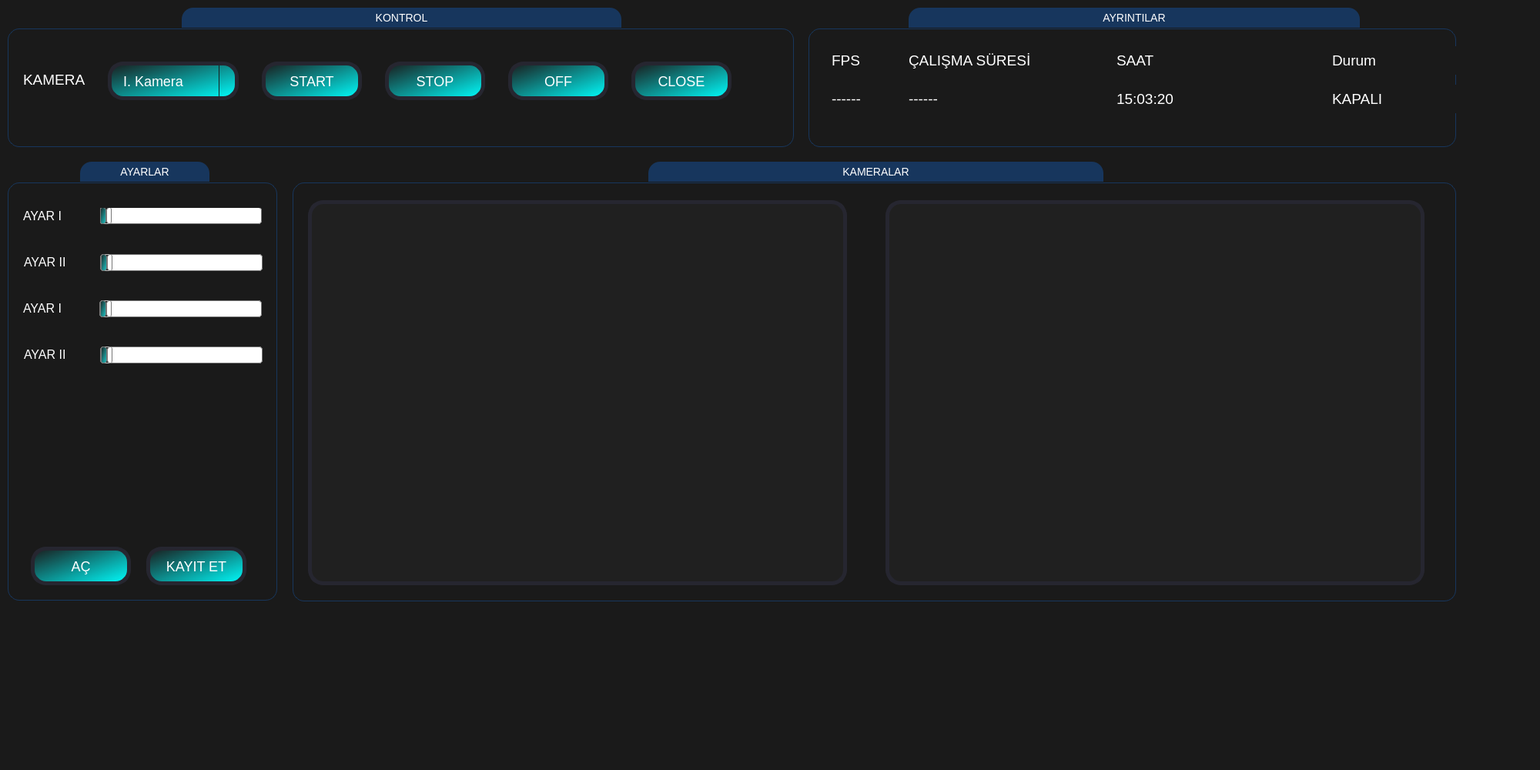
<?xml version="1.0" encoding="UTF-8"?>
<ui version="4.0">
 <class>Camera_Window</class>
 <widget class="QMainWindow" name="Camera_Window">
  <property name="geometry">
   <rect>
    <x>0</x>
    <y>0</y>
    <width>2000</width>
    <height>1000</height>
   </rect>
  </property>
  <property name="windowTitle">
   <string>MainWindow</string>
  </property>
  <property name="styleSheet">
   <string notr="true">background-color: rgb(26, 26, 26);</string>
  </property>
  <widget class="QWidget" name="centralwidget">
   <widget class="QGroupBox" name="groupBox">
    <property name="geometry">
     <rect>
      <x>10</x>
      <y>10</y>
      <width>1021</width>
      <height>181</height>
     </rect>
    </property>
    <property name="styleSheet">
     <string notr="true">QGroupBox  {
    border: 1px solid gray;
    border-color: #FF17365D;
    margin-top: 27px;
    font-size: 14px;
    border-radius: 15px;
}

QGroupBox::title  {
    subcontrol-origin: margin;
    subcontrol-position: top center;
    padding: 5px 8000px 5px 8000px;
    background-color: #FF17365D;
    color: rgb(255, 255, 255);
	border-top-left-radius: 15px;
    border-top-right-radius: 15px;
    padding: 5px 250px;
    background-color: #FF17365D;
}
</string>
    </property>
    <property name="title">
     <string>KONTROL</string>
    </property>
    <widget class="QPushButton" name="Stop_pushButton">
     <property name="geometry">
      <rect>
       <x>490</x>
       <y>70</y>
       <width>130</width>
       <height>50</height>
      </rect>
     </property>
     <property name="styleSheet">
      <string notr="true">QPushButton {
	color:white;
    background-color: qlineargradient(x1:0, y1:0, x2:1,y2:1, stop: 1 rgb(0, 255, 255), stop: 0 rgb(26, 26, 26));

    border-color: rgb(26, 26, 26);
    border-width: 1px;
    border-style: solid;
	border-radius:20px;
	font:18px;
	border: 5px solid rgb(38, 38, 48);
}

QPushButton:hover {
	
	background-color: rgb(30, 150, 150);
}
</string>
     </property>
     <property name="text">
      <string>STOP</string>
     </property>
    </widget>
    <widget class="QPushButton" name="Start_pushButton">
     <property name="geometry">
      <rect>
       <x>330</x>
       <y>70</y>
       <width>130</width>
       <height>50</height>
      </rect>
     </property>
     <property name="styleSheet">
      <string notr="true">QPushButton {
	color:white;
    background-color: qlineargradient(x1:0, y1:0, x2:1,y2:1, stop: 1 rgb(0, 255, 255), stop: 0 rgb(26, 26, 26));

    border-color: rgb(26, 26, 26);
    border-width: 1px;
    border-style: solid;
	border-radius:20px;
	font:18px;
	border: 5px solid rgb(38, 38, 48);
}

QPushButton:hover {
	
	background-color: rgb(30, 150, 150);
}
</string>
     </property>
     <property name="text">
      <string>START</string>
     </property>
    </widget>
    <widget class="QLabel" name="label_3">
     <property name="geometry">
      <rect>
       <x>20</x>
       <y>75</y>
       <width>111</width>
       <height>37</height>
      </rect>
     </property>
     <property name="font">
      <font>
       <pointsize>14</pointsize>
      </font>
     </property>
     <property name="styleSheet">
      <string notr="true">color:white;</string>
     </property>
     <property name="text">
      <string>KAMERA</string>
     </property>
    </widget>
    <widget class="QPushButton" name="Off_pushButton">
     <property name="geometry">
      <rect>
       <x>650</x>
       <y>70</y>
       <width>130</width>
       <height>50</height>
      </rect>
     </property>
     <property name="styleSheet">
      <string notr="true">QPushButton {
	color:white;
    background-color: qlineargradient(x1:0, y1:0, x2:1,y2:1, stop: 1 rgb(0, 255, 255), stop: 0 rgb(26, 26, 26));

    border-color: rgb(26, 26, 26);
    border-width: 1px;
    border-style: solid;
	border-radius:20px;
	font:18px;
	border: 5px solid rgb(38, 38, 48);
}

QPushButton:hover {
	
	background-color: rgb(30, 150, 150);
}
</string>
     </property>
     <property name="text">
      <string>OFF</string>
     </property>
    </widget>
    <widget class="QComboBox" name="Camera_comboBox">
     <property name="geometry">
      <rect>
       <x>130</x>
       <y>70</y>
       <width>170</width>
       <height>50</height>
      </rect>
     </property>
     <property name="styleSheet">
      <string notr="true">QComboBox
{

    color:white;
    background-color: qlineargradient(x1:0, y1:0, x2:1,y2:1, stop: 1 rgb(0, 255, 255), stop: 0 rgb(26, 26, 26));
    border-color: rgb(26, 26, 26);
    border-width: 1px;
    border-style: solid;
	border-radius:20px;
	font:18px;
	border: 5px solid rgb(38, 38, 48);
	padding-left: 15px;
}

QComboBox QListView
{
    border-style: none;
    background-color: qlineargradient(x1:0, y1:0, x2:1,y2:1, stop: 1 rgb(30, 200, 200), stop: 0 rgb(26, 26, 26));
}

QComboBox::drop-down
{
    width: 20px;
    border: 1px;
    border-color:rgb(26, 26, 26);
    border-left-style:solid;
    border-top-style: none;
    border-bottom-style: none;
    border-right-style: none;
}

QComboBox::down-arrow
{
    width: 16px;
    height: 16px;
}</string>
     </property>
     <item>
      <property name="text">
       <string>I. Kamera</string>
      </property>
     </item>
     <item>
      <property name="text">
       <string>II. Kamera</string>
      </property>
     </item>
     <item>
      <property name="text">
       <string>III. Kamera</string>
      </property>
     </item>
     <item>
      <property name="text">
       <string>IV. Kamera</string>
      </property>
     </item>
    </widget>
    <widget class="QPushButton" name="Close_pushButton">
     <property name="geometry">
      <rect>
       <x>810</x>
       <y>70</y>
       <width>130</width>
       <height>50</height>
      </rect>
     </property>
     <property name="styleSheet">
      <string notr="true">QPushButton {
	color:white;
    background-color: qlineargradient(x1:0, y1:0, x2:1,y2:1, stop: 1 rgb(0, 255, 255), stop: 0 rgb(26, 26, 26));

    border-color: rgb(26, 26, 26);
    border-width: 1px;
    border-style: solid;
	border-radius:20px;
	font:18px;
	border: 5px solid rgb(38, 38, 48);
}

QPushButton:hover {
	
	background-color: rgb(30, 150, 150);
}
</string>
     </property>
     <property name="text">
      <string>CLOSE</string>
     </property>
    </widget>
   </widget>
   <widget class="QGroupBox" name="groupBox_2">
    <property name="geometry">
     <rect>
      <x>1050</x>
      <y>10</y>
      <width>841</width>
      <height>181</height>
     </rect>
    </property>
    <property name="styleSheet">
     <string notr="true">QGroupBox  {
    border: 1px solid gray;
    border-color: #FF17365D;
    margin-top: 27px;
    font-size: 14px;
    border-radius: 15px;
}

QGroupBox::title  {
    subcontrol-origin: margin;
    subcontrol-position: top center;
    padding: 5px 8000px 5px 8000px;
    background-color: #FF17365D;
    color: rgb(255, 255, 255);
	border-top-left-radius: 15px;
    border-top-right-radius: 15px;
    padding: 5px 250px;
    background-color: #FF17365D;
}
</string>
    </property>
    <property name="title">
     <string>AYRINTILAR</string>
    </property>
    <widget class="QLabel" name="label_9">
     <property name="geometry">
      <rect>
       <x>130</x>
       <y>100</y>
       <width>231</width>
       <height>37</height>
      </rect>
     </property>
     <property name="font">
      <font>
       <pointsize>14</pointsize>
       <weight>50</weight>
       <italic>false</italic>
       <bold>false</bold>
      </font>
     </property>
     <property name="styleSheet">
      <string notr="true">color: rgb(255, 255, 255);</string>
     </property>
     <property name="text">
      <string>------</string>
     </property>
    </widget>
    <widget class="QLabel" name="Fps_label">
     <property name="geometry">
      <rect>
       <x>30</x>
       <y>50</y>
       <width>61</width>
       <height>37</height>
      </rect>
     </property>
     <property name="font">
      <font>
       <pointsize>14</pointsize>
       <weight>50</weight>
       <italic>false</italic>
       <bold>false</bold>
      </font>
     </property>
     <property name="styleSheet">
      <string notr="true">color: rgb(255, 255, 255);</string>
     </property>
     <property name="text">
      <string>FPS</string>
     </property>
    </widget>
    <widget class="QLabel" name="label_8">
     <property name="geometry">
      <rect>
       <x>30</x>
       <y>100</y>
       <width>61</width>
       <height>37</height>
      </rect>
     </property>
     <property name="font">
      <font>
       <pointsize>14</pointsize>
       <weight>50</weight>
       <italic>false</italic>
       <bold>false</bold>
      </font>
     </property>
     <property name="styleSheet">
      <string notr="true">color: rgb(255, 255, 255);</string>
     </property>
     <property name="text">
      <string>------</string>
     </property>
    </widget>
    <widget class="QLabel" name="label_10">
     <property name="geometry">
      <rect>
       <x>400</x>
       <y>50</y>
       <width>231</width>
       <height>37</height>
      </rect>
     </property>
     <property name="font">
      <font>
       <pointsize>14</pointsize>
       <weight>50</weight>
       <italic>false</italic>
       <bold>false</bold>
      </font>
     </property>
     <property name="styleSheet">
      <string notr="true">color: rgb(255, 255, 255);</string>
     </property>
     <property name="text">
      <string>SAAT</string>
     </property>
    </widget>
    <widget class="QLabel" name="Calisma_label">
     <property name="geometry">
      <rect>
       <x>130</x>
       <y>50</y>
       <width>231</width>
       <height>37</height>
      </rect>
     </property>
     <property name="font">
      <font>
       <pointsize>14</pointsize>
       <weight>50</weight>
       <italic>false</italic>
       <bold>false</bold>
      </font>
     </property>
     <property name="styleSheet">
      <string notr="true">color: rgb(255, 255, 255);</string>
     </property>
     <property name="text">
      <string>ÇALIŞMA SÜRESİ</string>
     </property>
    </widget>
    <widget class="QLabel" name="label_11">
     <property name="geometry">
      <rect>
       <x>400</x>
       <y>100</y>
       <width>231</width>
       <height>37</height>
      </rect>
     </property>
     <property name="font">
      <font>
       <pointsize>14</pointsize>
       <weight>50</weight>
       <italic>false</italic>
       <bold>false</bold>
      </font>
     </property>
     <property name="styleSheet">
      <string notr="true">color: rgb(255, 255, 255);</string>
     </property>
     <property name="text">
      <string>15:03:20</string>
     </property>
    </widget>
    <widget class="QLabel" name="Durum_Cam">
     <property name="geometry">
      <rect>
       <x>680</x>
       <y>100</y>
       <width>231</width>
       <height>37</height>
      </rect>
     </property>
     <property name="font">
      <font>
       <pointsize>14</pointsize>
       <weight>50</weight>
       <italic>false</italic>
       <bold>false</bold>
      </font>
     </property>
     <property name="styleSheet">
      <string notr="true">color: rgb(255, 255, 255);</string>
     </property>
     <property name="text">
      <string>KAPALI</string>
     </property>
    </widget>
    <widget class="QLabel" name="label_15">
     <property name="geometry">
      <rect>
       <x>680</x>
       <y>50</y>
       <width>231</width>
       <height>37</height>
      </rect>
     </property>
     <property name="font">
      <font>
       <pointsize>14</pointsize>
       <weight>50</weight>
       <italic>false</italic>
       <bold>false</bold>
      </font>
     </property>
     <property name="styleSheet">
      <string notr="true">color: rgb(255, 255, 255);</string>
     </property>
     <property name="text">
      <string>Durum</string>
     </property>
    </widget>
   </widget>
   <widget class="QGroupBox" name="groupBox_3">
    <property name="geometry">
     <rect>
      <x>10</x>
      <y>210</y>
      <width>350</width>
      <height>570</height>
     </rect>
    </property>
    <property name="styleSheet">
     <string notr="true">QGroupBox  {
    border: 1px solid gray;
    border-color: #FF17365D;
    margin-top: 27px;
    font-size: 14px;
    border-radius: 15px;
}

QGroupBox::title  {
    subcontrol-origin: margin;
    subcontrol-position: top center;
    padding: 5px 8000px 5px 8000px;
    background-color: #FF17365D;
    color: rgb(255, 255, 255);
	border-top-left-radius: 15px;
    border-top-right-radius: 15px;
    padding: 5px 50px;
    background-color: #FF17365D;
}
</string>
    </property>
    <property name="title">
     <string>AYARLAR</string>
    </property>
    <widget class="QSlider" name="horizontalSlider">
     <property name="geometry">
      <rect>
       <x>119</x>
       <y>60</y>
       <width>211</width>
       <height>21</height>
      </rect>
     </property>
     <property name="styleSheet">
      <string notr="true">QSlider::groove:horizontal {
	border: 1px solid #bbb;
	background-color: rgb(26, 26, 26);
	height: 20px;
	border-radius: 4px;
}

QSlider::sub-page:horizontal {
	background: qlineargradient(x1:0, y1:0, x2:1,y2:1, stop: 1 rgb(30, 200, 200), stop: 0 rgb(26, 26, 26));
	background: qlineargradient(x1:0, y1:0, x2:1,y2:1, stop: 1 rgb(30, 200, 200), stop: 0 rgb(26, 26, 26));
	border: 1px solid #777;
	height: 10px;
	border-radius: 4px;
}

QSlider::add-page:horizontal {
	background: #fff;
	border: 1px solid #777;
	height: 10px;
	border-radius: 4px;
}

QSlider::handle:horizontal {
	background: qlineargradient(x1:0, y1:0, x2:1, y2:1,
    stop:0 #FF17365D, stop:1 #FF17365D);
	border: 1px solid #777;
	width: 13px;
	margin-top: -2px;
	margin-bottom: -2px;
	border-radius: 4px;
}

QSlider::handle:horizontal:hover {
	background: qlineargradient(x1:0, y1:0, x2:1, y2:1,
    stop:0 #FF17365D, stop:1 #FF17365D);
	border: 1px solid #444;
	border-radius: 4px;
}

QSlider::sub-page:horizontal:disabled {
	background: #bbb;
	border-color: #999;
}

QSlider::add-page:horizontal:disabled {
	background: #eee;
	border-color: #999;
}

QSlider::handle:horizontal:disabled {
	background: #eee;
	border: 1px solid #aaa;
	border-radius: 4px;
}</string>
     </property>
     <property name="orientation">
      <enum>Qt::Horizontal</enum>
     </property>
    </widget>
    <widget class="QLabel" name="label_4">
     <property name="geometry">
      <rect>
       <x>20</x>
       <y>50</y>
       <width>100</width>
       <height>40</height>
      </rect>
     </property>
     <property name="font">
      <font>
       <pointsize>12</pointsize>
       <weight>50</weight>
       <italic>false</italic>
       <bold>false</bold>
      </font>
     </property>
     <property name="styleSheet">
      <string notr="true">color:white;</string>
     </property>
     <property name="text">
      <string>AYAR I</string>
     </property>
    </widget>
    <widget class="QLabel" name="label_5">
     <property name="geometry">
      <rect>
       <x>21</x>
       <y>110</y>
       <width>100</width>
       <height>40</height>
      </rect>
     </property>
     <property name="font">
      <font>
       <pointsize>12</pointsize>
       <weight>50</weight>
       <italic>false</italic>
       <bold>false</bold>
      </font>
     </property>
     <property name="styleSheet">
      <string notr="true">color:white;</string>
     </property>
     <property name="text">
      <string>AYAR II</string>
     </property>
    </widget>
    <widget class="QSlider" name="horizontalSlider_2">
     <property name="geometry">
      <rect>
       <x>120</x>
       <y>120</y>
       <width>211</width>
       <height>22</height>
      </rect>
     </property>
     <property name="styleSheet">
      <string notr="true">QSlider::groove:horizontal {
	border: 1px solid #bbb;
	background-color: rgb(26, 26, 26);
	height: 20px;
	border-radius: 4px;
}

QSlider::sub-page:horizontal {
	background: qlineargradient(x1:0, y1:0, x2:1,y2:1, stop: 1 rgb(30, 200, 200), stop: 0 rgb(26, 26, 26));
	background: qlineargradient(x1:0, y1:0, x2:1,y2:1, stop: 1 rgb(30, 200, 200), stop: 0 rgb(26, 26, 26));
	border: 1px solid #777;
	height: 10px;
	border-radius: 4px;
}

QSlider::add-page:horizontal {
	background: #fff;
	border: 1px solid #777;
	height: 10px;
	border-radius: 4px;
}

QSlider::handle:horizontal {
	background: qlineargradient(x1:0, y1:0, x2:1, y2:1,
    stop:0 #FF17365D, stop:1 #FF17365D);
	border: 1px solid #777;
	width: 13px;
	margin-top: -2px;
	margin-bottom: -2px;
	border-radius: 4px;
}

QSlider::handle:horizontal:hover {
	background: qlineargradient(x1:0, y1:0, x2:1, y2:1,
    stop:0 #FF17365D, stop:1 #FF17365D);
	border: 1px solid #444;
	border-radius: 4px;
}

QSlider::sub-page:horizontal:disabled {
	background: #bbb;
	border-color: #999;
}

QSlider::add-page:horizontal:disabled {
	background: #eee;
	border-color: #999;
}

QSlider::handle:horizontal:disabled {
	background: #eee;
	border: 1px solid #aaa;
	border-radius: 4px;
}</string>
     </property>
     <property name="orientation">
      <enum>Qt::Horizontal</enum>
     </property>
    </widget>
    <widget class="QLabel" name="label_12">
     <property name="geometry">
      <rect>
       <x>20</x>
       <y>170</y>
       <width>100</width>
       <height>40</height>
      </rect>
     </property>
     <property name="font">
      <font>
       <pointsize>12</pointsize>
       <weight>50</weight>
       <italic>false</italic>
       <bold>false</bold>
      </font>
     </property>
     <property name="styleSheet">
      <string notr="true">color:white;</string>
     </property>
     <property name="text">
      <string>AYAR I</string>
     </property>
    </widget>
    <widget class="QSlider" name="horizontalSlider_3">
     <property name="geometry">
      <rect>
       <x>119</x>
       <y>180</y>
       <width>211</width>
       <height>22</height>
      </rect>
     </property>
     <property name="styleSheet">
      <string notr="true">QSlider::groove:horizontal {
	border: 1px solid #bbb;
	background-color: rgb(26, 26, 26);
	height: 20px;
	border-radius: 4px;
}

QSlider::sub-page:horizontal {
	background: qlineargradient(x1:0, y1:0, x2:1,y2:1, stop: 1 rgb(30, 200, 200), stop: 0 rgb(26, 26, 26));
	background: qlineargradient(x1:0, y1:0, x2:1,y2:1, stop: 1 rgb(30, 200, 200), stop: 0 rgb(26, 26, 26));
	border: 1px solid #777;
	height: 10px;
	border-radius: 4px;
}

QSlider::add-page:horizontal {
	background: #fff;
	border: 1px solid #777;
	height: 10px;
	border-radius: 4px;
}

QSlider::handle:horizontal {
	background: qlineargradient(x1:0, y1:0, x2:1, y2:1,
    stop:0 #FF17365D, stop:1 #FF17365D);
	border: 1px solid #777;
	width: 13px;
	margin-top: -2px;
	margin-bottom: -2px;
	border-radius: 4px;
}

QSlider::handle:horizontal:hover {
	background: qlineargradient(x1:0, y1:0, x2:1, y2:1,
    stop:0 #FF17365D, stop:1 #FF17365D);
	border: 1px solid #444;
	border-radius: 4px;
}

QSlider::sub-page:horizontal:disabled {
	background: #bbb;
	border-color: #999;
}

QSlider::add-page:horizontal:disabled {
	background: #eee;
	border-color: #999;
}

QSlider::handle:horizontal:disabled {
	background: #eee;
	border: 1px solid #aaa;
	border-radius: 4px;
}</string>
     </property>
     <property name="orientation">
      <enum>Qt::Horizontal</enum>
     </property>
    </widget>
    <widget class="QLabel" name="label_13">
     <property name="geometry">
      <rect>
       <x>21</x>
       <y>230</y>
       <width>100</width>
       <height>40</height>
      </rect>
     </property>
     <property name="font">
      <font>
       <pointsize>12</pointsize>
       <weight>50</weight>
       <italic>false</italic>
       <bold>false</bold>
      </font>
     </property>
     <property name="styleSheet">
      <string notr="true">color:white;</string>
     </property>
     <property name="text">
      <string>AYAR II</string>
     </property>
    </widget>
    <widget class="QSlider" name="horizontalSlider_4">
     <property name="geometry">
      <rect>
       <x>120</x>
       <y>240</y>
       <width>211</width>
       <height>22</height>
      </rect>
     </property>
     <property name="styleSheet">
      <string notr="true">QSlider::groove:horizontal {
	border: 1px solid #bbb;
	background-color: rgb(26, 26, 26);
	height: 20px;
	border-radius: 4px;
}

QSlider::sub-page:horizontal {
	background: qlineargradient(x1:0, y1:0, x2:1,y2:1, stop: 1 rgb(30, 200, 200), stop: 0 rgb(26, 26, 26));
	background: qlineargradient(x1:0, y1:0, x2:1,y2:1, stop: 1 rgb(30, 200, 200), stop: 0 rgb(26, 26, 26));
	border: 1px solid #777;
	height: 10px;
	border-radius: 4px;
}

QSlider::add-page:horizontal {
	background: #fff;
	border: 1px solid #777;
	height: 10px;
	border-radius: 4px;
}

QSlider::handle:horizontal {
	background: qlineargradient(x1:0, y1:0, x2:1, y2:1,
    stop:0 #FF17365D, stop:1 #FF17365D);
	border: 1px solid #777;
	width: 13px;
	margin-top: -2px;
	margin-bottom: -2px;
	border-radius: 4px;
}

QSlider::handle:horizontal:hover {
	background: qlineargradient(x1:0, y1:0, x2:1, y2:1,
    stop:0 #FF17365D, stop:1 #FF17365D);
	border: 1px solid #444;
	border-radius: 4px;
}

QSlider::sub-page:horizontal:disabled {
	background: #bbb;
	border-color: #999;
}

QSlider::add-page:horizontal:disabled {
	background: #eee;
	border-color: #999;
}

QSlider::handle:horizontal:disabled {
	background: #eee;
	border: 1px solid #aaa;
	border-radius: 4px;
}</string>
     </property>
     <property name="orientation">
      <enum>Qt::Horizontal</enum>
     </property>
    </widget>
    <widget class="QPushButton" name="Ac_pushButton">
     <property name="geometry">
      <rect>
       <x>30</x>
       <y>500</y>
       <width>130</width>
       <height>50</height>
      </rect>
     </property>
     <property name="styleSheet">
      <string notr="true">QPushButton {
	color:white;
    background-color: qlineargradient(x1:0, y1:0, x2:1,y2:1, stop: 1 rgb(0, 255, 255), stop: 0 rgb(26, 26, 26));

    border-color: rgb(26, 26, 26);
    border-width: 1px;
    border-style: solid;
	border-radius:20px;
	font:18px;
	border: 5px solid rgb(38, 38, 48);
}

QPushButton:hover {
	
	background-color: rgb(30, 150, 150);
}
</string>
     </property>
     <property name="text">
      <string>AÇ</string>
     </property>
    </widget>
    <widget class="QPushButton" name="Kayit_pushButton_2">
     <property name="geometry">
      <rect>
       <x>180</x>
       <y>500</y>
       <width>130</width>
       <height>50</height>
      </rect>
     </property>
     <property name="styleSheet">
      <string notr="true">QPushButton {
	color:white;
    background-color: qlineargradient(x1:0, y1:0, x2:1,y2:1, stop: 1 rgb(0, 255, 255), stop: 0 rgb(26, 26, 26));

    border-color: rgb(26, 26, 26);
    border-width: 1px;
    border-style: solid;
	border-radius:20px;
	font:18px;
	border: 5px solid rgb(38, 38, 48);
}

QPushButton:hover {
	
	background-color: rgb(30, 150, 150);
}
</string>
     </property>
     <property name="text">
      <string>KAYIT ET</string>
     </property>
    </widget>
   </widget>
   <widget class="QGroupBox" name="groupBox_4">
    <property name="geometry">
     <rect>
      <x>380</x>
      <y>210</y>
      <width>1511</width>
      <height>571</height>
     </rect>
    </property>
    <property name="styleSheet">
     <string notr="true">QGroupBox  {
    border: 1px solid gray;
    border-color: #FF17365D;
    margin-top: 27px;
    font-size: 14px;
    border-radius: 15px;
}

QGroupBox::title  {
    subcontrol-origin: margin;
    subcontrol-position: top center;
    padding: 5px 8000px 5px 8000px;
    background-color: #FF17365D;
    color: rgb(255, 255, 255);
	border-top-left-radius: 15px;
    border-top-right-radius: 15px;
    padding: 5px 250px;
    background-color: #FF17365D;
}
</string>
    </property>
    <property name="title">
     <string>KAMERALAR</string>
    </property>
    <widget class="QLabel" name="Camera_1">
     <property name="geometry">
      <rect>
       <x>20</x>
       <y>50</y>
       <width>700</width>
       <height>500</height>
      </rect>
     </property>
     <property name="styleSheet">
      <string notr="true">QLabel{
	border: 5px solid rgb(38, 38, 48);
	border-radius: 20px;
	color: #FFF;
	padding-left: 15px;
	background-color: rgb(32, 32, 32);
}</string>
     </property>
     <property name="text">
      <string/>
     </property>
    </widget>
    <widget class="QLabel" name="Camera_2">
     <property name="geometry">
      <rect>
       <x>770</x>
       <y>50</y>
       <width>700</width>
       <height>500</height>
      </rect>
     </property>
     <property name="styleSheet">
      <string notr="true">QLabel{
	border: 5px solid rgb(38, 38, 48);
	border-radius: 20px;
	color: #FFF;
	padding-left: 15px;
	background-color: rgb(32, 32, 32);
}</string>
     </property>
     <property name="text">
      <string/>
     </property>
    </widget>
   </widget>
  </widget>
  <widget class="QMenuBar" name="menubar">
   <property name="geometry">
    <rect>
     <x>0</x>
     <y>0</y>
     <width>2000</width>
     <height>26</height>
    </rect>
   </property>
  </widget>
  <widget class="QStatusBar" name="statusbar"/>
 </widget>
 <resources/>
 <connections/>
</ui>
